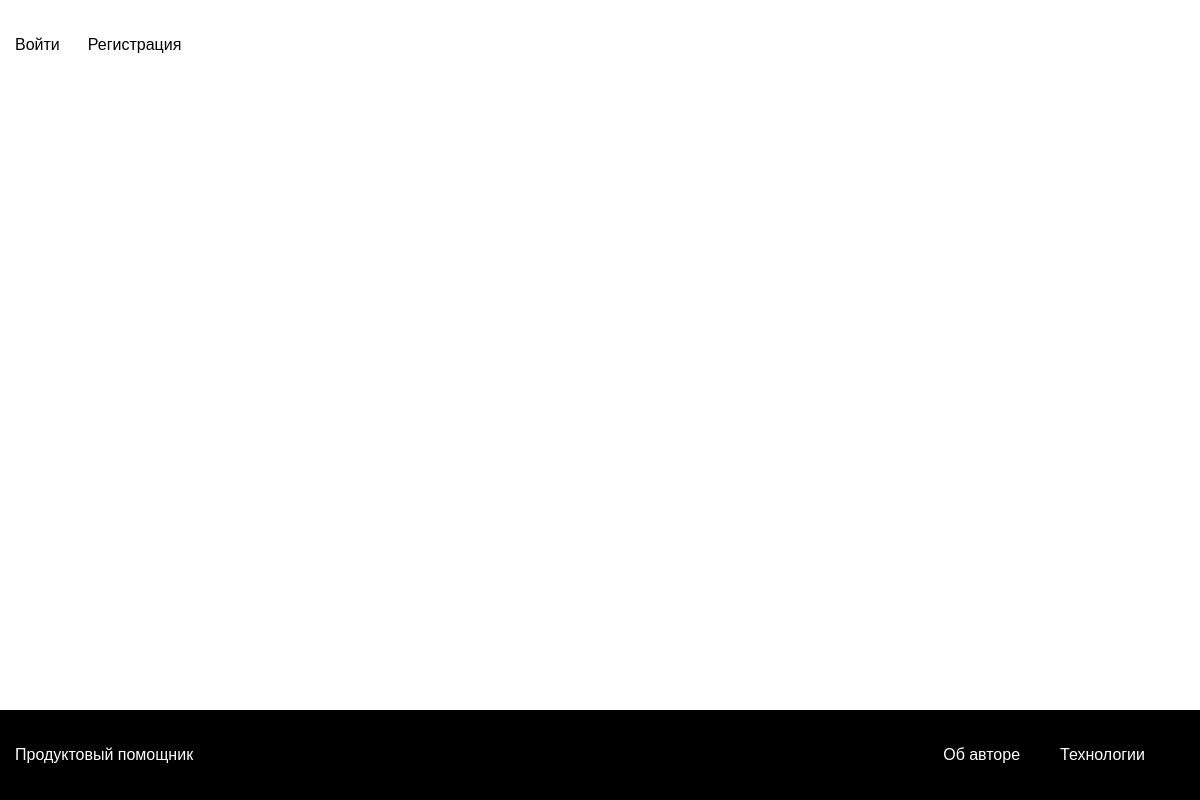
/, run on an earlier commit of the app's database.
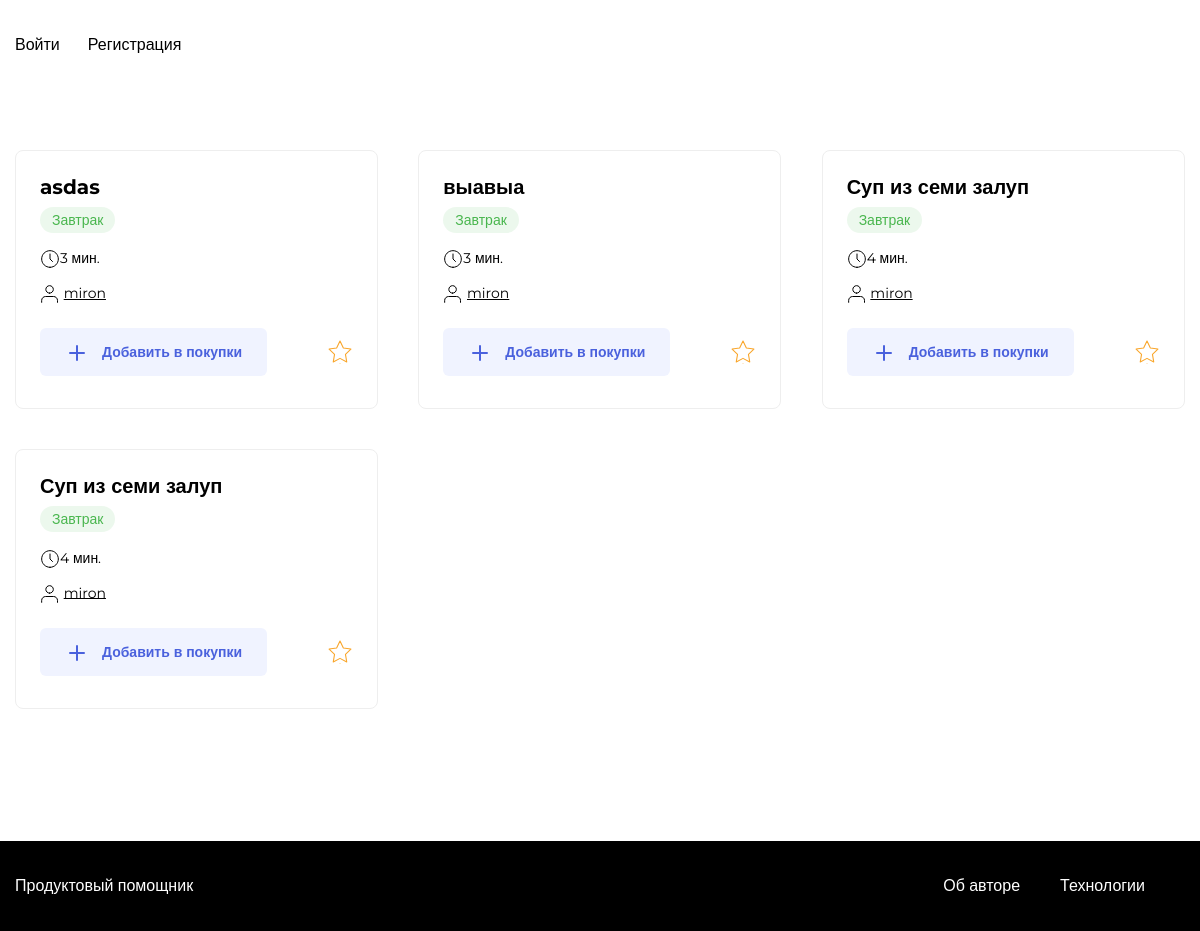
And on a later commit of the database.
### recipe/models.py (models this page shows)
class Recipe(models.Model):
    author = models.ForeignKey(User, on_delete=models.CASCADE)
    name = models.CharField(max_length=50, verbose_name = 'Название рецепта')
    description = models.TextField(verbose_name = 'Текст')
    pub_date = models.DateTimeField('Дата публикации', auto_now_add=True)
    image = models.ImageField(upload_to='recipes/', blank=True, null=True)
    time = models.PositiveIntegerField(verbose_name = 'Время приготовления')
    tags = models.ManyToManyField(Tag, verbose_name = 'Тег')
    ingredients = models.ManyToManyField(Product, through = Ingredient, verbose_name = 'Ингредиент блюда')

class Tag(models.Model):
    tag = models.CharField(max_length=50, verbose_name = 'Тэг')
    def __str__(self):
        return self.tag

### recipe/views.py (the view)
# urls.py: path('', views.index, name="index"),
def index(request):
    recipe_list = Recipe.objects.all().order_by("-pub_date")
    return render(request, 'recipe/indexAuth.html', {'recipe_list': recipe_list})

### recipe/templates/recipe/indexAuth.html (shortened to what this page needs)
{% extends "recipe/base.html" %}
{% load user_filters %}
{% load static %}
{% block css %}
    <link rel="stylesheet" href="{% static '/pages/index.css' %}">
{% endblock css %}
{% block content %}
{% load thumbnail %}
        <div class="card-list">
        {% for recipe in recipe_list %}
        <div class="card" data-id="{{ recipe.id }}">
            <div class="card__body">
                <a class="card__title link" href="{% url 'recipe_view' recipe.id %}" target="_blank">{{ recipe.name }}</a>
                <ul class="card__items">
                    {% for tag in recipe.tags.all %}
                        {% if tag.tag == 'Завтрак' %}
                        <li class="card__item"><span class="badge badge_style_green">{{ tag }}</span></li>
                        {% elif tag.tag == 'Обед' %}
                        <li class="card__item"><span class="badge badge_style_orange">{{ tag }}</span></li>
                        {% else %}
                        <li class="card__item"><span class="badge badge_style_purple">{{ tag }}</span></li>
                        {% endif %}
                    {% endfor %}
                </ul>
                <div class="card__items card__items_column">
                    <p class="card__text"><span class="icon-time"></span>{{ recipe.time }} мин.</p>
                    <p class="card__text"><span class="icon-user"></span> <a href="#" style="color: black">{{ recipe.author }}</a></p>
                </div>
            </div>
            <div class="card__footer">
                <button class="button button_style_light-blue" name="purchases" data-out><span class="icon-plus button__icon"></span>Добавить в покупки</button>
                <button class="button button_style_none" name="favorites" data-out><span class="icon-favorite"></span></button>
            </div>
        </div>
        {% endfor %}
{% endblock content %}

### recipe/templates/recipe/base.html (shortened to what this page needs)
<!doctype html>
<html>
    <head>
        {% block css %}{% endblock css %}
    </head>
    <body>
        {% block header %} {% include 'misc/header.html' %} {% endblock %}
        <main class="main container">
            {% block content %}{% endblock content %}
        </main>
        {% include 'misc/footer.html' %}
    </body>
</html>

### recipe/templates/misc/header.html
<header class="header">
    <nav class="nav">
        <div class="nav__container container">
            {% if user.is_authenticated %}
            <ul class="nav__items list">
                <li class="nav__item nav__item_active"><a href="#" class="nav__link link">Рецепты</a></li>
                <li class="nav__item"><a href="#" class="nav__link link">Мои подписки</a></li>
                <li class="nav__item"><a href="{% url 'recipe_new' %}" class="nav__link link">Создать рецепт</a></li>
                <li class="nav__item"><a href="#" class="nav__link link">Избранное</a></li>
                <li class="nav__item"><a href="#" class="nav__link link">Список покупок</a> <span class="badge badge_style_blue nav__badge" id="counter">4</span></li>
            </ul>
            <ul class="nav__items list">
                <li class="nav__item"><a href="#" class="nav__link link">Изменить пароль</a></li>
                <li class="nav__item"><a href="#" class="nav__link link">Выход</a></li>
            </ul>
            {% else %}
            <ul class="nav__items list">
                <li class="nav__item"><a href="#" class="nav__link link">Войти</a></li>
                <li class="nav__item"><a href="#" class="nav__link link">Регистрация</a></li>
            </ul>
            {% endif %}
        </div>
    </nav>
</header>

### recipe/templates/misc/footer.html
<footer class="footer">
    <div class="footer__container container">
        <a href="#" class="footer__brand link">Продуктовый помощник</a>
        <ul class="footer__items">
            <li class="footer__item"><a href="#" class="footer__link link">Об авторе </a></li>
            <li class="footer__item"><a href="#" class="footer__link link">Технологии</a></li>
        </ul>
    </div>
</footer>

### recipe/static/pages/index.css (style rules this page uses)
* { box-sizing: border-box; }
html, body { min-height: 100%; }

### recipe/static/blocks/container/container.css (style rules this page uses)
.container { max-width: 1200px; padding: 0 15px; margin: 0 auto; width: 100%; }

### recipe/static/blocks/link/link.css (style rules this page uses)
.link { text-decoration: none; transition: opacity 0.2s; }

### recipe/static/blocks/button/button.css (style rules this page uses)
.button { font-family: 'Montserrat', sans-serif; font-style: normal; font-weight: 600; font-size: 14px; background: none; border-radius: 6px; padding: 12px 24px; height: 48px; line-height: 1; text-decoration: none; border: 1px solid transparent; transition: background 0.2s; outline: none; user-select: none; cursor: pointer; width: max-content; }

### recipe/static/blocks/button/_style/button_style_light-blue.css (style rules this page uses)
.button_style_light-blue { background: #F0F3FF; color: #4A61DD; }

### recipe/static/blocks/button/_style/button_style_none.css (style rules this page uses)
.button_style_none { padding: 0; }

### recipe/static/blocks/header/header.css (style rules this page uses)
.header { display: flex; align-items: center; justify-content: center; }

### recipe/static/blocks/nav/nav.css (style rules this page uses)
.nav { height: 90px; width: 100%; }

### recipe/static/blocks/nav/__container/nav__container.css (style rules this page uses)
.nav__container { display: flex; justify-content: space-between; height: 100%; align-items: center; }

### recipe/static/blocks/nav/__items/nav__items.css (style rules this page uses)
.nav__items { display: flex; height: 100%; flex-direction: row; list-style: none; padding: 0; align-items: center; }

### recipe/static/blocks/nav/__item/nav__item.css (style rules this page uses)
.nav__item { display: flex; align-items: center; margin-right: 28px; height: 100%; color: #000000; position: relative; }
.nav__item:last-child { margin-right: 0; }

### recipe/static/blocks/nav/__link/nav__link.css (style rules this page uses)
.nav__link { font-style: normal; font-weight: 500; font-size: 16px; line-height: 20px; color: inherit; cursor: pointer; font-family: 'Montserrat', sans-serif; }

### recipe/static/blocks/main/main.css (style rules this page uses)
.main { padding-top: 60px; padding-bottom: 80px; flex: 1 0 auto; min-height: calc(100vh - 180px); }

### recipe/static/blocks/card-list/card-list.css (style rules this page uses)
.card-list { display: grid; grid-template-columns: repeat(3, 1fr); grid-template-rows: auto; grid-gap: 40px; margin-bottom: 52px; }

### recipe/static/blocks/card/card.css (style rules this page uses)
.card { display: flex; flex-direction: column; max-width: 363px; border: 1px solid #EEEEEE; box-sizing: border-box; border-radius: 8px; overflow: hidden; }

### recipe/static/blocks/card/__item/card__item.css (style rules this page uses)
.card__item { margin-right: 8px; }

### recipe/static/blocks/card/__title/card__title.css (style rules this page uses)
.card__title { font-family: 'Montserrat', sans-serif; font-style: normal; font-weight: bold; font-size: 20px; line-height: 24px; color: #000000; margin: 0 0 12px; padding: 0; display: block; }

### recipe/static/blocks/card/__items/card__items.css (style rules this page uses)
.card__items { display: flex; flex-direction: row; list-style: none; padding: 0; margin: 0 0 20px; }
.card__items:last-child { margin-bottom: 0; }

### recipe/static/blocks/card/__items/_column/card__items_column.css (style rules this page uses)
.card__items_column { flex-direction: column; }

### recipe/static/blocks/card/__body/card__body.css (style rules this page uses)
.card__body { padding: 24px 24px 12px; flex: 1 0 auto; }

### recipe/static/blocks/card/__text/card__text.css (style rules this page uses)
.card__text { font-family: 'Montserrat', sans-serif; font-style: normal; font-weight: normal; font-size: 14px; line-height: 17px; color: #000000; margin: 0 0 15px; padding: 0; }
.card__text:last-child { margin-bottom: 0; }

### recipe/static/blocks/card/__footer/card__foter.css (style rules this page uses)
.card__footer { display: flex; justify-content: space-between; align-items: center; padding: 12px 24px 32px; flex: 0 0 auto; }

### recipe/static/blocks/footer/footer.css (style rules this page uses)
.footer { background: #000000; height: 90px; flex: 0 0 auto; }

### recipe/static/blocks/footer/__container/footer__container.css (style rules this page uses)
.footer__container { display: flex; justify-content: space-between; align-items: center; height: 100%; }

### recipe/static/blocks/footer/__link/footer__link.css (style rules this page uses)
.footer__link { font-family: 'Montserrat', sans-serif; font-style: normal; font-weight: 500; font-size: 16px; line-height: 20px; color: #FFFFFF; }

### recipe/static/blocks/footer/__item/footer__item.css (style rules this page uses)
.footer__item { margin-right: 40px; }

### recipe/static/blocks/footer/__items/footer__items.css (style rules this page uses)
.footer__items { display: flex; list-style: none; padding: 0; }

### recipe/static/blocks/footer/__brand/footer__brand.css (style rules this page uses)
.footer__brand { font-family: 'Montserrat', sans-serif; font-style: normal; font-weight: 500; font-size: 16px; line-height: 20px; color: #FFFFFF; }

### recipe/static/blocks/badge/badge.css (style rules this page uses)
.badge { color: #fff; background: #ddd; border-radius: 24px; padding: 4px 12px; font-style: normal; font-weight: 500; font-size: 14px; line-height: 17px; font-family: 'Montserrat', sans-serif; }

### recipe/static/blocks/badge/_style/badge_style_green.css (style rules this page uses)
.badge_style_green { background: rgba(73, 182, 78, 0.1); color: #49B64E; }

What changed in the data, as far as the page shows it:
added Recipe: name "asdas", time "3", author "miron"
now on this page (row unchanged): Tag: tag "Завтрак"
added Recipe: name "выавыа", time "3", author "miron"
added Recipe: name "Суп из семи залуп", time "4", author "miron"
added Recipe: name "Суп из семи залуп", time "4", author "miron"
